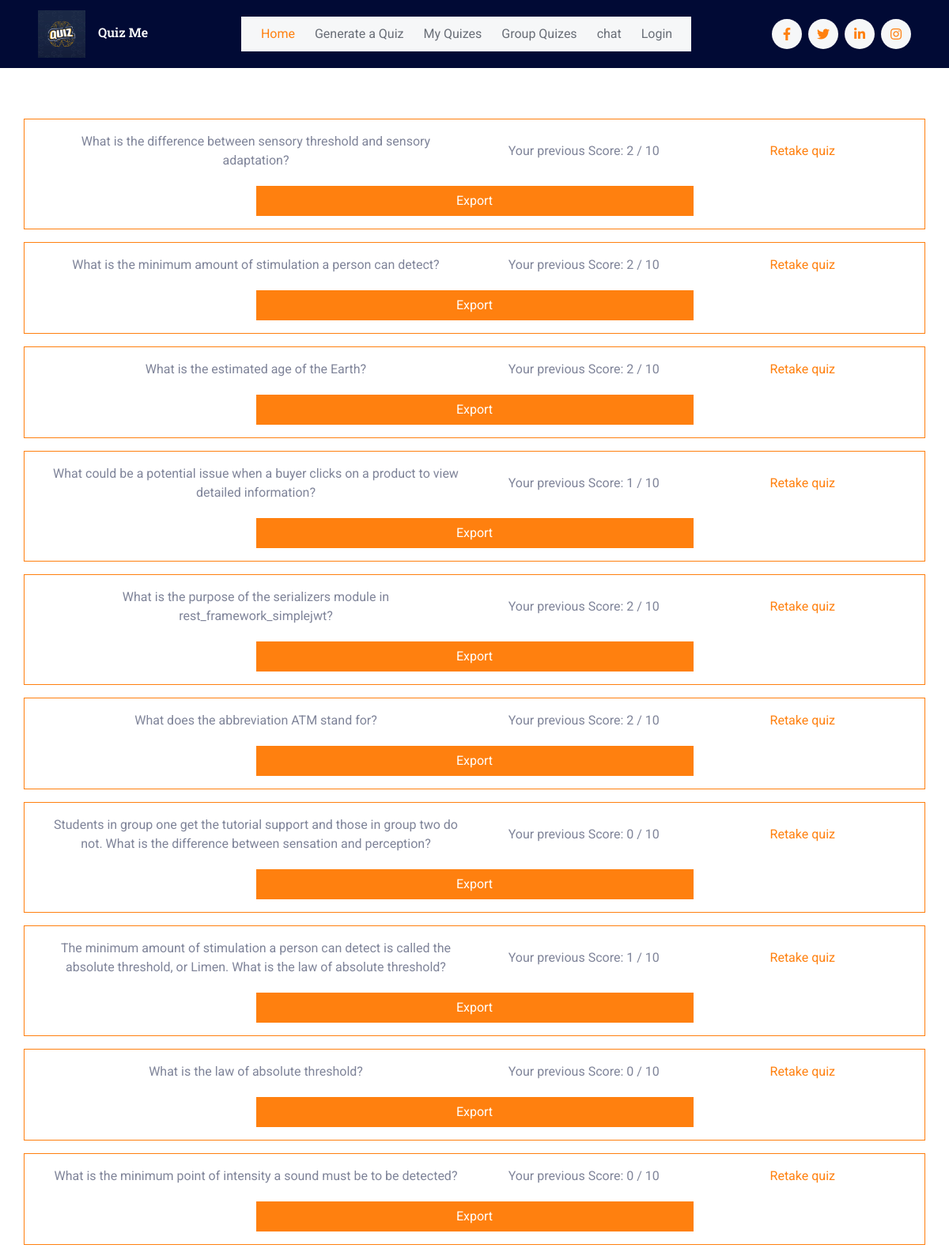
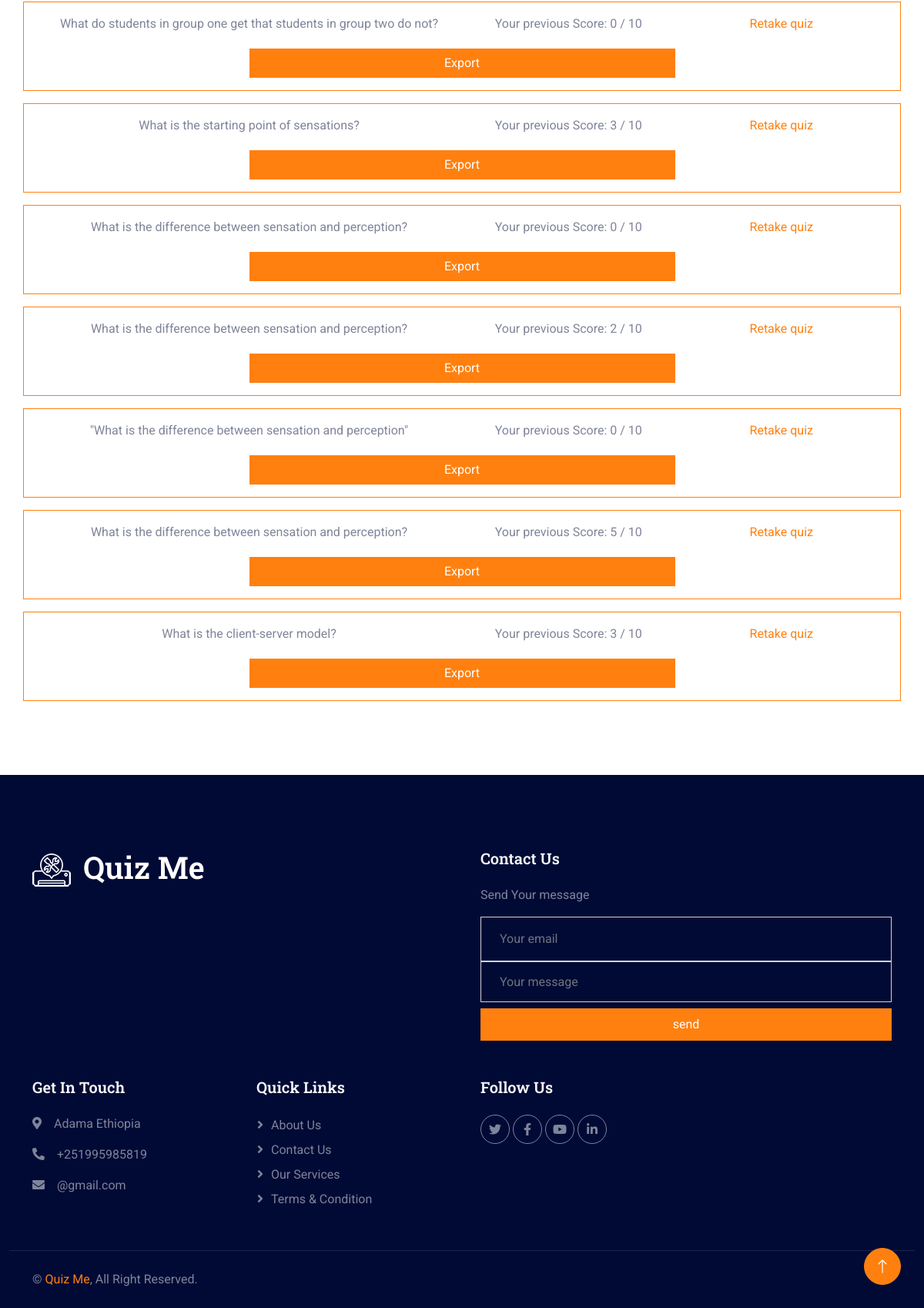
The app's page /my_quizes (signed in) with its own data (2 pictures, top to bottom).
### quiz_app/models.py (models this page shows, shortened)
class Quiz(models.Model):
    title = models.CharField(max_length=100, null=True, blank=True)
    size = models.IntegerField()
    generated_by = models.ForeignKey(CustomUser, on_delete=models.CASCADE)
    questions = models.TextField()
    user_score = models.IntegerField(default=0)

### quiz_app/views.py (the view)
# urls.py: path('my_quizes', views.myquizes, name='my_quizes'),
@login_required(login_url='login')
def myquizes(request):
    user = request.user
    quizs = Quiz.objects.all().filter(generated_by= user)
    return render(request, 'my_quizes.html', {"quizes":quizs})

### templates/my_quizes.html (shortened to what this page needs)
{% extends 'index2.html' %}
{% block content %}
{% load static %}
    <body>
        <div class="container-xxl py-5 custom-container">
            <div class="container text-center">
                {% if quizes %}
                    {% for quiz in quizes %}
                        <div class="row border border-primary rounded p-3 mt-3 d-flex justify-content-center align-items-center">
                            <div class="col-md-6">
                                {{ quiz.title }}
                            </div>
                            <div class="col-md-3">
                                Your previous Score: {{ quiz.user_score }} / 10
                            </div>
                            <div class="col-md-3">
                                <a href="{%url 'quiz' quiz.id %}">Retake quiz</a>
                            </div>
                            <Button onClick="exportQuiz({{quiz.id}})" class="btn btn-primary" style="margin-top:20px; width:50%">
                                Export
                            </Button>
                        </div>
                    {% endfor %}
                {% else %}
                    <h1>You haven't taken any quizzes yet.</h1>
                {% endif %}
            </div>
        </div>
    </body>
{% endblock content %}

### static/css/style.css (style rules this page uses)
:root { --primary: #FF800F; --secondary: #001064; --light: #F6F7F8; --dark: #010A35; }
body { overflow-x: hidden; }
.btn { transition: .5s; }
.btn.btn-primary, .btn.btn-outline-primary:hover, .btn.btn-secondary, .btn.btn-outline-secondary:hover { color: #FFFFFF; }

### templates/my_quizes.html (style rules this page uses)
.custom-container { min-height: 80vh; display: flex; flex-direction: column; justify-content: center; align-items: center; }

### records on screen
Quiz: title "What is the difference between sensory threshold and sensory adaptation?", user_score "2", {{ quiz.id }} 5 (drawn)
Quiz: title "What is the minimum amount of stimulation a person can detect?", user_score "2"
Quiz: title "What is the estimated age of the Earth?", user_score "2"
Quiz: title "What could be a potential issue when a buyer clicks on a product to view detailed information?", user_score "1"
Quiz: title "What is the purpose of the serializers module in rest_framework_simplejwt?", user_score "2"
Quiz: title "What does the abbreviation ATM stand for?", user_score "2"
Quiz: title "Students in group one get the tutorial support and those in group two do not. What is the difference between sensation and perception?", user_score "0"
Quiz: title "The minimum amount of stimulation a person can detect is called the absolute threshold, or Limen. What is the law of absolute threshold?", user_score "1"
Quiz: title "What is the law of absolute threshold?", user_score "0"
Quiz: title "What is the minimum point of intensity a sound must be to be detected?", user_score "0"
Quiz: title "What do students in group one get that students in group two do not?", user_score "0"
Quiz: title "What is the starting point of sensations?", user_score "3"
Quiz: title "What is the difference between sensation and perception?", user_score "0"
Quiz: title "What is the difference between sensation and perception?", user_score "2"
Quiz: title "\"What is the difference between sensation and perception\"", user_score "0"
Quiz: title "What is the difference between sensation and perception?", user_score "5"
Quiz: title "What is the client-server model?", user_score "3"
